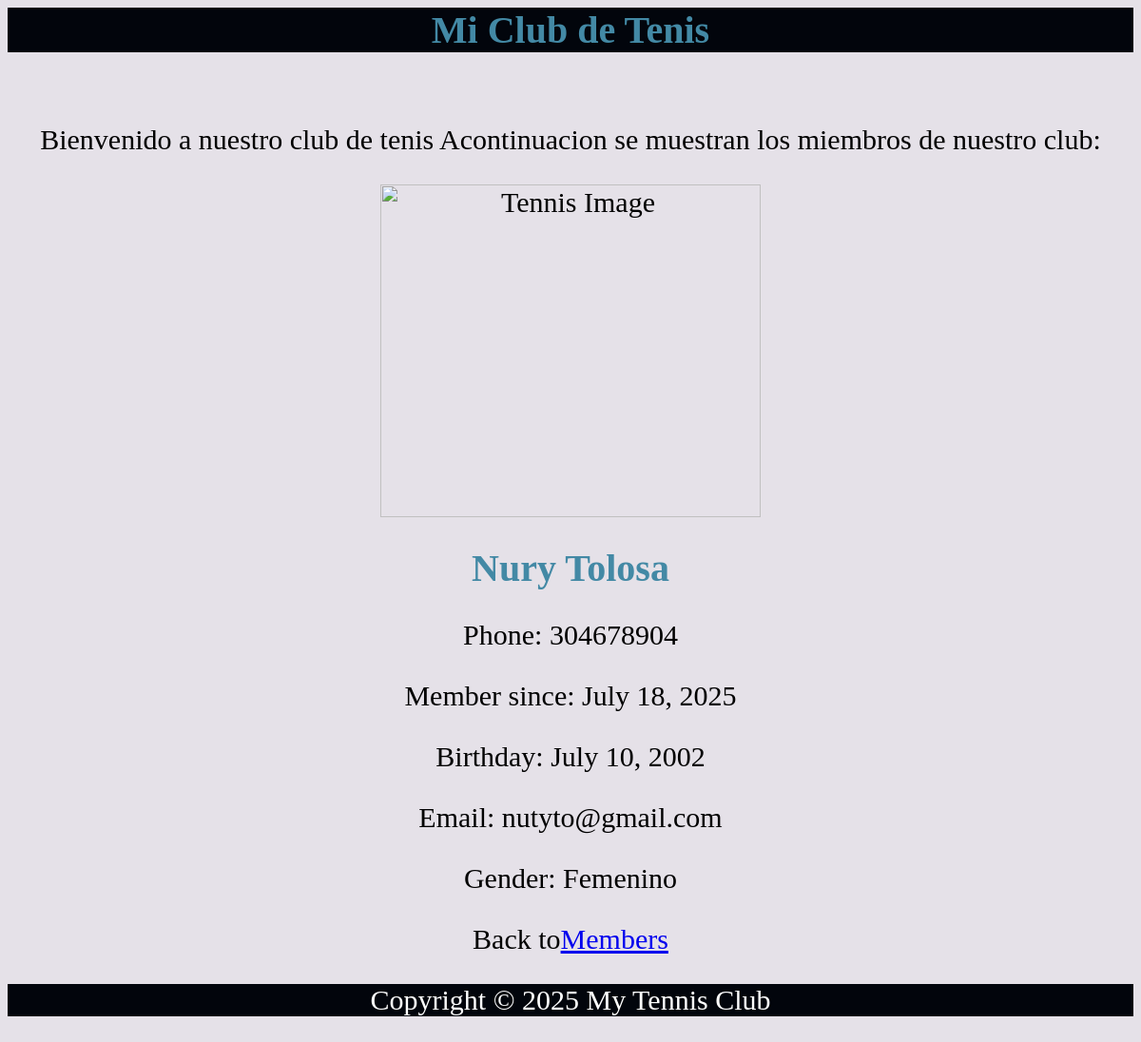
/members/details/10/, run on the app's committed database.
### members/models.py (models this page shows, shortened)
class Member(models.Model):
    firstname = models.CharField(max_length=255)
    lastname = models.CharField(max_length=255)
    phone =models.IntegerField(null=True)
    joined_date = models.DateField(null=True)
    gender=models.CharField(max_length=255,null=True)
    birthday=models.DateField(null=True)
    email=models.EmailField(max_length=255,null=True)

### members/views.py (the view)
# urls.py: path('members/details/<int:id>/', views.details, name='details'),
def details(request, id):
    mymember = Member.objects.get(id=id)
    template = loader.get_template('details.html')
    context = {
        'mymember': mymember,
    }
    return HttpResponse(template.render(context, request))

### members/templates/details.html (shortened to what this page needs)
{% extends "master.html" %}
{% block content %}
<h1>{{ mymember.firstname }} {{ mymember.lastname }}</h1>
<p>Phone: {{ mymember.phone }}</p>
<p>Member since: {{ mymember.joined_date }}</p>
<P>Birthday: {{ mymember.birthday }}</P>
<p>Email: {{ mymember.email }}</p>
<p>Gender: {{ mymember.gender }}</p>
<p>Back to<a href="/members">Members</a></p>
{% endblock %}

### members/templates/master.html (style rules this page uses)
body { background-color:#E5E1E8 ; }
h1 { color: #4389a5ff; text-align: center; font-family:Times New Roman; font-size: 40px; }
p { text-align: center; font-family:Times New Roman; font-size: 30px; }

### data on the page
Member: firstname "Nury", lastname "Tolosa", phone "304678904", joined_date "July 18, 2025", birthday "July 10, 2002", email "nutyto@gmail.com", gender "Femenino"
